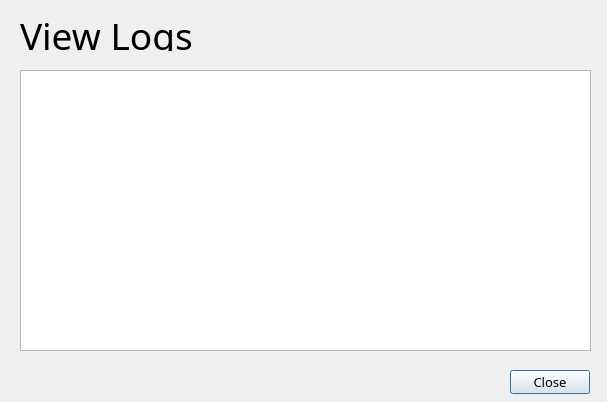
<?xml version="1.0" encoding="UTF-8"?>
<ui version="4.0">
 <class>viewHistory</class>
 <widget class="QDialog" name="viewHistory">
  <property name="windowModality">
   <enum>Qt::NonModal</enum>
  </property>
  <property name="geometry">
   <rect>
    <x>0</x>
    <y>0</y>
    <width>607</width>
    <height>402</height>
   </rect>
  </property>
  <property name="font">
   <font>
    <family>Noto Sans</family>
    <pointsize>10</pointsize>
   </font>
  </property>
  <property name="windowTitle">
   <string>View Logs</string>
  </property>
  <widget class="QTextBrowser" name="textBrowser">
   <property name="geometry">
    <rect>
     <x>20</x>
     <y>70</y>
     <width>571</width>
     <height>281</height>
    </rect>
   </property>
  </widget>
  <widget class="QPushButton" name="closeButton">
   <property name="geometry">
    <rect>
     <x>510</x>
     <y>370</y>
     <width>80</width>
     <height>24</height>
    </rect>
   </property>
   <property name="font">
    <font>
     <family>Noto Sans</family>
     <pointsize>10</pointsize>
    </font>
   </property>
   <property name="text">
    <string>Close</string>
   </property>
  </widget>
  <widget class="QLabel" name="label">
   <property name="geometry">
    <rect>
     <x>20</x>
     <y>20</y>
     <width>571</width>
     <height>31</height>
    </rect>
   </property>
   <property name="font">
    <font>
     <family>Courier Prime</family>
     <pointsize>28</pointsize>
    </font>
   </property>
   <property name="text">
    <string>View Logs</string>
   </property>
  </widget>
 </widget>
 <resources/>
 <connections/>
</ui>
